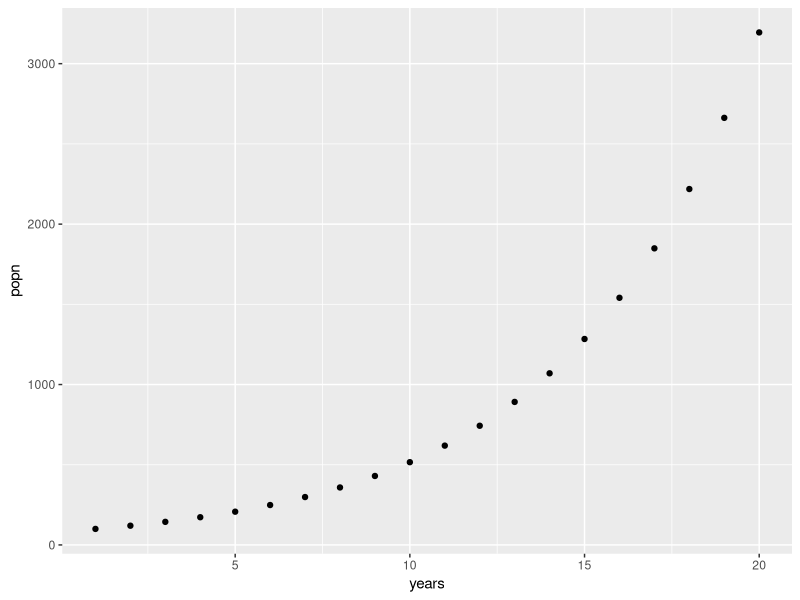
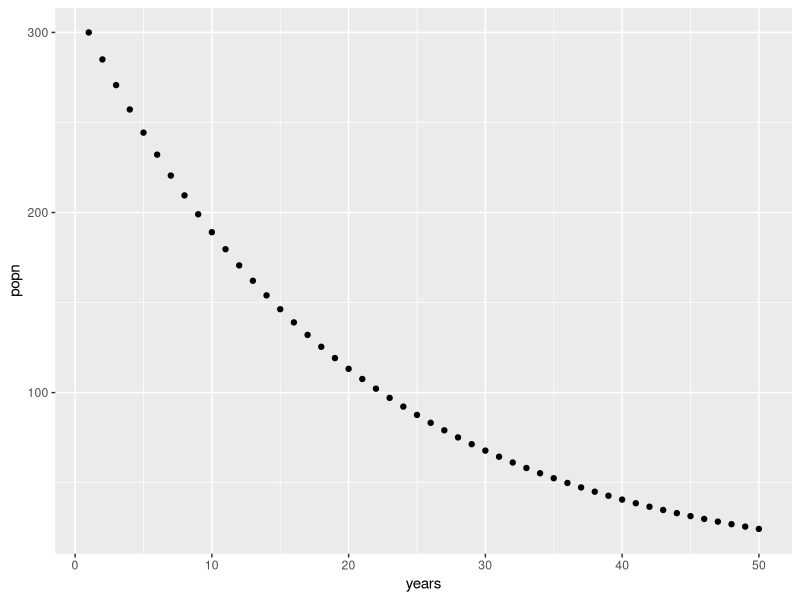
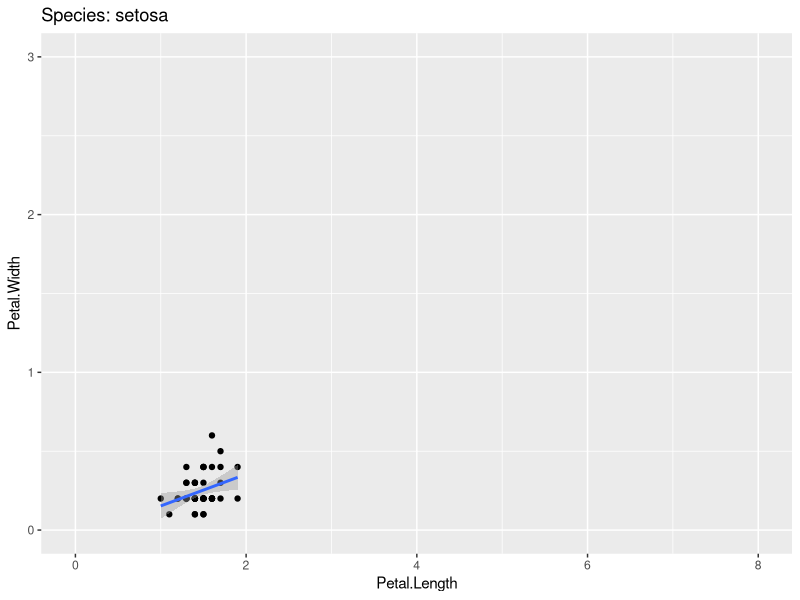
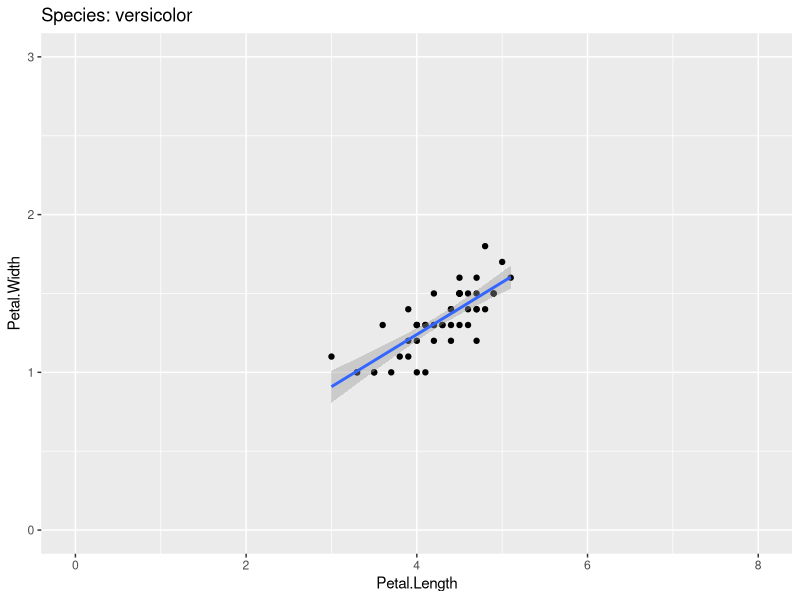
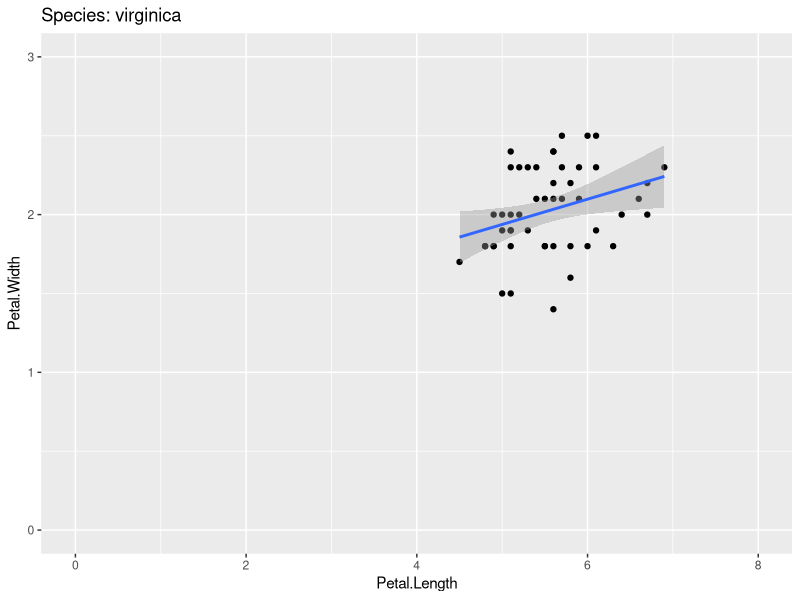

Recreate these plots in R, in order.
## ---- chunk 1
library(tidyverse)
library(here)
## ---- chunk 2
# Create a new function called add_one
# x will be the only input to the function
add_one  <- function(x){
  
  # Add x and 1 together, store as the object "output"
  output <- x + 1
  
  # Print out whatever is stored in "output"
  return(output)
  
} 
## ---- chunk 3
# Supply 10 to our function
add_one(x = 10)
## ---- chunk 4
# Create a new function called add_together
# x and y will be the two arguments to the function
add_together  <- function(x, y){
  
  # Add x and y together, store as the object "output"
  output <- x + y
  
  # Print out whatever is stored in "output"
  return(output)
  
} 
## ---- chunk 5
add_together(x=3, y=5)
## ---- chunk 6
add_together
## ---- chunk 7
#Create Math_time
math_time <- function(x,y,z){
  output <- (x-y)^2 / z
  return(output)
}

#Run Math_time
math_time(5,2,9)
## ---- chunk 8
# Create a function called lbs_to_kg that takes a data object 'weights' as input
lbs_to_kg  <- function(weights){
  
  # Multiply weights by 0.454, store as the object "output"
  output <- weights*0.454
  
  # Print out whatever is stored in "output"
  return(output)
  
} 
## ---- chunk 9
#Create the vector
bison <- c(1000, 800, 1200, 1400)
## ---- chunk 10
#Feed it into the function
lbs_to_kg(weights = bison)
## ---- chunk 11
#Creating deviation function
deviation <- function(my_vector) {
  mean <- mean(my_vector) 
  output <- mean - my_vector
  return(output)
}
## ---- chunk 12
#Bison SD
deviation(my_vector = bison)
## ---- chunk 13
# Look at the first 6 rows of iris
head(iris)
## ---- chunk 14
?iris
#All measurements in centimenters
## ---- chunk 15
#Can do this for each column 
iris %>% 
  group_by(Species) %>% 
  summarize(Sepal.Length = mean(Sepal.Length),
            Sepal.Width = mean(Sepal.Width),
            Petal.Length = mean(Petal.Length),
            Petal.Width = mean(Petal.Width))
## ---- chunk 16
#Using Across
iris %>%
  group_by(Species) %>% 
  summarize(across(.cols = c(Sepal.Length, Sepal.Width, Petal.Length, Petal.Width), 
                   .fns = mean))
## ---- chunk 17
#Using coloumn from length to pedal width
iris %>%
  group_by(Species) %>% 
  summarize(across(.cols = Sepal.Length:Petal.Width, 
                   .fns = mean))
## ---- chunk 18
iris %>%
  group_by(Species) %>% 
  summarize(across(.cols = 1:4, 
                   .fns = mean))
## ---- chunk 19
iris %>%
  group_by(Species) %>% 
  summarize(across(.cols = everything(), 
                   .fns = mean))
## ---- chunk 20
iris %>%
  group_by(Species) %>% 
  summarize(across(.cols = Sepal.Length:Petal.Width, 
                   .fns = median))
#Changed .fns to median
## ---- chunk 21
#where() to select columns
iris %>%
  group_by(Species) %>% 
  summarize(across(.cols = where(is.numeric), 
                   .fns = mean))
## ---- chunk 22
#read in cereal df
cereal <- read_csv("./data/cereal.csv")
## ---- chunk 23
#Mean across all numeric columns
cereal %>%
  group_by(mfr) %>% 
  summarize(across(.cols = where(is.numeric), 
                   .fns = mean))
## ---- chunk 24
#most basic loop
for (i in 1:5) {
  # Print out whatever the value of i is
  print(i)
}
## ---- chunk 25
for (i in 1:5) {
  print(i*2)
}
## ---- chunk 26
for (i in 1:10) {
  print (i^2)
}
## ---- chunk 27
N0 = 100  #initial population size

years = 20  #number of years into the future

N = vector(length = years)  # create an empty vector to store pop. sizes

N[1] = N0  #initial population size should be the first N

lambda = 1.2  #growth rate
## ---- chunk 28
#Printing the full vector
print(N)
## ---- chunk 29

#Look at one element in vector
N[5]
## ---- chunk 30
# For every year t in 2 through 20 (remember, "years" also equals 20), apply the following equation
for (t in 2:20) {
  N[t] = N[t - 1] * lambda # Apply the equation
}
## ---- chunk 31
N
## ---- chunk 32
# Store the data output as a dataframe for plotting
popn_data <- tibble(years = 1:years, # Make the years column = 1, 2, 3, ..., 20
                    popn = N) # Make the population column the corresponding population vector that we calculated
## ---- chunk 33
# Now plot the data with years on the x axis and population on the y
popn_data %>% 
  ggplot(aes(x = years, y = popn)) +
  geom_point()
## ---- chunk 34
#Changing intial parameters
N0 = 300  #initial population size

years = 50  #number of years into the future

N = vector(length = years)  # create an empty vector to store pop. sizes

N[1] = N0  #initial population size should be the first N

lambda = 0.95  #growth rate
## ---- chunk 35
#Rerun loop for 50
for (t in 2:50) {
  N[t] = N[t - 1] * lambda # Apply the equation
}

#Look at N now
N
## ---- chunk 36
# Store the data output as a dataframe for plotting
popn_data2 <- tibble(years = 1:years, # Make the years column = 1, 2, 3, ..., 50
                    popn = N) # Make the population column the corresponding population vector that we calculated
## ---- chunk 37
popn_data2 %>% 
  ggplot(aes(x = years, y = popn)) +
  geom_point()
## ---- chunk 38
head(iris)
## ---- chunk 39
#Extract row 1
iris[1,]

#Extract column 3
iris[,3]

#Extract exact cell
iris[1,3]
## ---- chunk 40
for (i in 1:5) {
  
  # This prints out a statement saying "Here's column i", 
  #but the i gets replaced with the number that it's currently at
  print(paste("Here's column",i))
  
  # This prints out column i
  print(iris[,i])
}
## ---- chunk 41
for (i in 1:4) {
  
  # This prints out a statement saying "Here's column i", but the i gets replaced with the number that it's currently at
  print(paste("Here's column",i))
  
  # This prints out column i
  print(mean(iris[,i]))
}
## ---- chunk 42
iris %>% 
  summarize(across(.cols = 1:4, 
                   .fns = mean))
## ---- chunk 43
for (i in 1:4) {
  # Fetch the column names of the dataframe, store in a vector "names"
  names <- colnames(iris)
  
  # Print out the "i"th element of the vector to print alongside the output
  print(names[i])
  
  # This prints out column i
  print(mean(iris[,i]))
}
## ---- chunk 44
# Store a vector of unique species names from the Species column of Iris
spp_names <- unique(iris$Species)

# Creating a for loop through all values 1 through the length of the spp_names vector
for (i in 1:length(spp_names)) {
  
  filt_data <- iris %>% 
    # filters the iris df where Species is equal to one of each of the species names (since it is a loop it will start with the first then go through all three)
    filter(Species == spp_names[i])
  
  # naming a new object called "plot" to begin creating a plot
  plot <- filt_data %>% 
    # using ggplot to begin mapping our aesthetics of petal length and petal width
    ggplot(aes(x = Petal.Length,
               y = Petal.Width)) +
    # telling ggplot to plot point
    geom_point() +
    # telling ggplot to plot a regression line
    geom_smooth(method = "lm") +
    # giving limits to the x and y axes
    lims(x = c(0,8),
         y = c(0,3)) +
    # Title of the plot will be Species: and then each of the species from the spp_names df 1:3
    ggtitle(paste("Species:", spp_names[i]))
  
  # printing the plot 
  print(plot)
}
